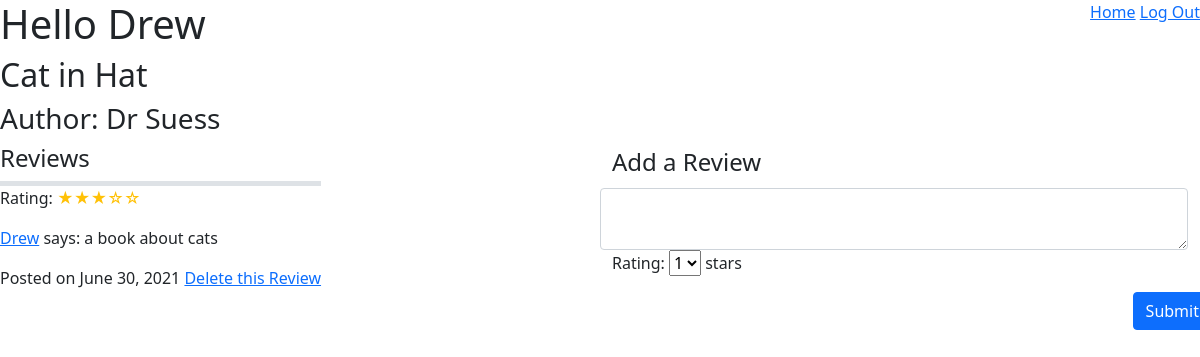
/book/3 (signed in), run on the app's committed database.
### Dojo_Reads_app/models.py (models this page shows)
class Book(models.Model):
    title = models.CharField(max_length=50)
    author = models.CharField(max_length=50)
    created_at = models.DateTimeField(auto_now_add=True)
    updated_at = models.DateTimeField(auto_now=True)
    objects = BookManager()

class Review(models.Model):
    content = models.TextField(blank=True)
    rating = models.IntegerField(null=True)
    by_user = models.ForeignKey(User, related_name= 'reviews', on_delete= models.CASCADE)
    for_book = models.ForeignKey(Book, related_name= 'reviews', on_delete=models.CASCADE)
    created_at = models.DateTimeField(auto_now_add=True)
    updated_at = models.DateTimeField(auto_now=True)
    objects = ReviewManager()

class User(models.Model):
    name = models.CharField(max_length=50)
    alias = models.CharField(max_length=50)
    email = models.CharField(max_length=50)
    password = models.CharField(max_length=50)
    created_at = models.DateTimeField(auto_now_add=True)
    updated_at = models.DateTimeField(auto_now=True)
    objects = UserManager()

### Dojo_Reads_app/views.py (the view)
# urls.py: path('book/<int:book_id>',views.viewBook),
def viewBook(request, book_id):
    if 'user_id' not in request.session:
        messages.error(request,"Please log on.")
        return redirect('/')
    context={
        'book':Book.objects.get(id=int(book_id)),
        'user':User.objects.get(id=int(request.session['user_id']))
    }
    print(book_id)
    return render(request,'viewBook.html',context)

### Dojo_Reads_app/templates/viewBook.html (shortened to what this page needs)
<!DOCTYPE html>
<html lang="en">
<head>
    {% load static %}
    <link rel="stylesheet" href="{% static 'bootstrap/css/bootstrap.css' %}">
</head>
<body>
    <div class="row justify-content-between">
        <h1 class="col-auto">Hello {{ user.name }}</h1>
        <div class="col-auto">
            <a href="/home">Home</a>
            <a href="/logout">Log Out</a>
        </div>
    </div>
    <h2>{{ book.title }}</h2>
    <h3>Author: {{book.author}}</h3>
    <div class="row justify-content-between" >
        <div class="col-auto">
            <h4>Reviews</h4>
            {%for review in book.reviews.all%}
            <div class="border-top border-5">
                <p>Rating:{%if review.rating == 1%}
                    <span class="text-warning">&#9733;</span><span class="text-warning">&#9734;</span><span class="text-warning">&#9734;</span><span class="text-warning">&#9734;</span><span class="text-warning">&#9734;</span>
                    {% elif review.rating == 2 %}
                    <span class="text-warning">&#9733;</span><span class="text-warning">&#9733;</span><span class="text-warning">&#9734;</span><span class="text-warning">&#9734;</span><span class="text-warning">&#9734;</span>
                    {% elif review.rating == 3 %}
                    <span class="text-warning">&#9733;</span><span class="text-warning">&#9733;</span><span class="text-warning">&#9733;</span><span class="text-warning">&#9734;</span><span class="text-warning">&#9734;</span>
                    {% elif review.rating == 4 %}
                    <span class="text-warning">&#9733;</span><span class="text-warning">&#9733;</span><span class="text-warning">&#9733;</span><span class="text-warning">&#9733;</span><span class="text-warning">&#9734;</span>
                    {% else %}
                    <span class="text-warning">&#9733;</span><span class="text-warning">&#9733;</span><span class="text-warning">&#9733;</span><span class="text-warning">&#9733;</span><span class="text-warning">&#9733;</span>
                    {% endif %}
                </p>
                <p><a href="">{{review.by_user.alias}}</a> says: {{review.content}}</p>
                <p>Posted on {{review.created_at|date:"F t, Y"}}
                {% if user.id == review.by_user.id %}
                    <a href="/review/{{review.id}}">Delete this Review</a>
                {% endif %}</p>
            </div>
            {% endfor %}
        </div>
        <form class="col-6" action="/newReview/{{book.id}}" method="POST">
            <legend>Add a Review</legend>
            <textarea class="row w-100 form-control" name="content" ></textarea>
            <p>Rating:
            <select name="rating">
                <option value="1">1</option>
            </select>
            stars</p>
            <div class="row justify-content-end">
                <input class="col-auto btn btn-primary" type="submit">
            </div>
        </form>
    </div>
</body>
</html>

### data on the page
Book: title "Cat in Hat", author "Dr Suess"
Review: by_user.alias "Drew", content "a book about cats", created_at "June 30, 2021"
